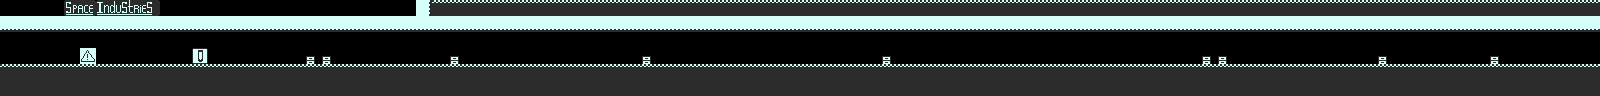

A 2D game scene composited from a Tiled map and its tileset images. What follows is a short description and the map's XML, with every tile layer's data as written:
An orthogonal 100x6 tile map with 16x16 px tiles, 1 tile layer (Tile Layer 1) and 11 objects (9x jumper, hero, exit).

<map version="1.0" tiledversion="1.1.6" orientation="orthogonal" renderorder="right-down" width="100" height="6" tilewidth="16" tileheight="16" infinite="0" nextobjectid="12">
 <tileset firstgid="1" source="tileset.tsx" />
 <layer name="Tile Layer 1" width="100" height="6">
  <data encoding="csv">
1,1,1,1,26,27,28,29,30,31,0,0,0,0,0,0,0,0,0,0,0,0,0,0,0,0,21,25,25,25,25,25,25,25,25,25,25,25,25,25,25,25,25,25,25,25,25,25,25,25,25,25,25,25,25,25,25,25,25,25,25,25,25,25,25,25,25,25,25,25,25,25,25,25,25,25,25,25,25,25,25,25,25,25,25,25,25,25,25,25,25,25,25,25,25,25,25,25,25,25,
20,20,20,20,20,20,20,20,20,20,20,20,20,20,20,20,20,20,20,20,20,20,20,20,20,20,20,20,20,20,20,20,20,20,20,20,20,20,20,20,20,20,20,20,20,20,20,20,20,20,20,20,20,20,20,20,20,20,20,20,20,20,20,20,20,20,20,20,20,20,20,20,20,20,20,20,20,20,20,20,20,20,20,20,20,20,20,20,20,20,20,20,20,20,20,20,20,20,20,20,
0,0,0,0,0,0,0,0,0,0,0,0,0,0,0,0,0,0,0,0,0,0,0,0,0,0,0,0,0,0,0,0,0,0,0,0,0,0,0,0,0,0,0,0,0,0,0,0,0,0,0,0,0,0,0,0,0,0,0,0,0,0,0,0,0,0,0,0,0,0,0,0,0,0,0,0,0,0,0,0,0,0,0,0,0,0,0,0,0,0,0,0,0,0,0,0,0,0,0,0,
0,0,0,0,0,64,0,0,0,0,0,0,49,0,0,0,0,0,0,61,61,0,0,0,0,0,0,0,61,0,0,0,0,0,0,0,0,0,0,0,61,0,0,0,0,0,0,0,0,0,0,0,0,0,0,61,0,0,0,0,0,0,0,0,0,0,0,0,0,0,0,0,0,0,0,61,61,0,0,0,0,0,0,0,0,0,61,0,0,0,0,0,0,61,0,0,0,0,0,0,
25,25,25,25,25,25,25,25,25,25,25,25,25,25,25,25,25,25,25,25,25,25,25,25,25,25,25,25,25,25,25,25,25,25,25,25,25,25,25,25,25,25,25,25,25,25,25,25,25,25,25,25,25,25,25,25,25,25,25,25,25,25,25,25,25,25,25,25,25,25,25,25,25,25,25,25,25,25,25,25,25,25,25,25,25,25,25,25,25,25,25,25,25,25,25,25,25,25,25,25,
2,2,2,2,2,2,2,2,2,2,2,2,2,2,2,2,2,2,2,2,2,2,2,2,2,2,2,2,2,2,2,2,2,2,2,2,2,2,2,2,2,2,2,2,2,2,2,2,2,2,2,2,2,2,2,2,2,2,2,2,2,2,2,2,2,2,2,2,2,2,2,2,2,2,2,2,2,2,2,2,2,2,2,2,2,2,2,2,2,2,2,2,2,2,2,2,2,2,2,2
</data>
 </layer>
 <objectgroup name="Object Layer 1">
  <object id="1" type="hero" x="96.375" y="47.875" width="14" height="16" />
  <object id="2" type="jumper" x="361" y="43.6667" width="10" height="20" />
  <object id="3" type="jumper" x="681.667" y="42.6667" width="10" height="20" />
  <object id="4" type="jumper" x="900.333" y="44" width="10" height="20" />
  <object id="5" type="jumper" x="1073" y="40.6667" width="10" height="20" />
  <object id="6" type="jumper" x="1278.33" y="40" width="10" height="20" />
  <object id="7" type="jumper" x="1297" y="38.6667" width="10" height="20" />
  <object id="8" type="jumper" x="1317" y="39.3333" width="10" height="20" />
  <object id="9" type="jumper" x="1337" y="40" width="10" height="20" />
  <object id="10" type="jumper" x="1363" y="38" width="10" height="20" />
  <object id="11" type="exit" x="1518.17" y="-33.1665" width="81" height="134.333" />
 </objectgroup>
</map>
